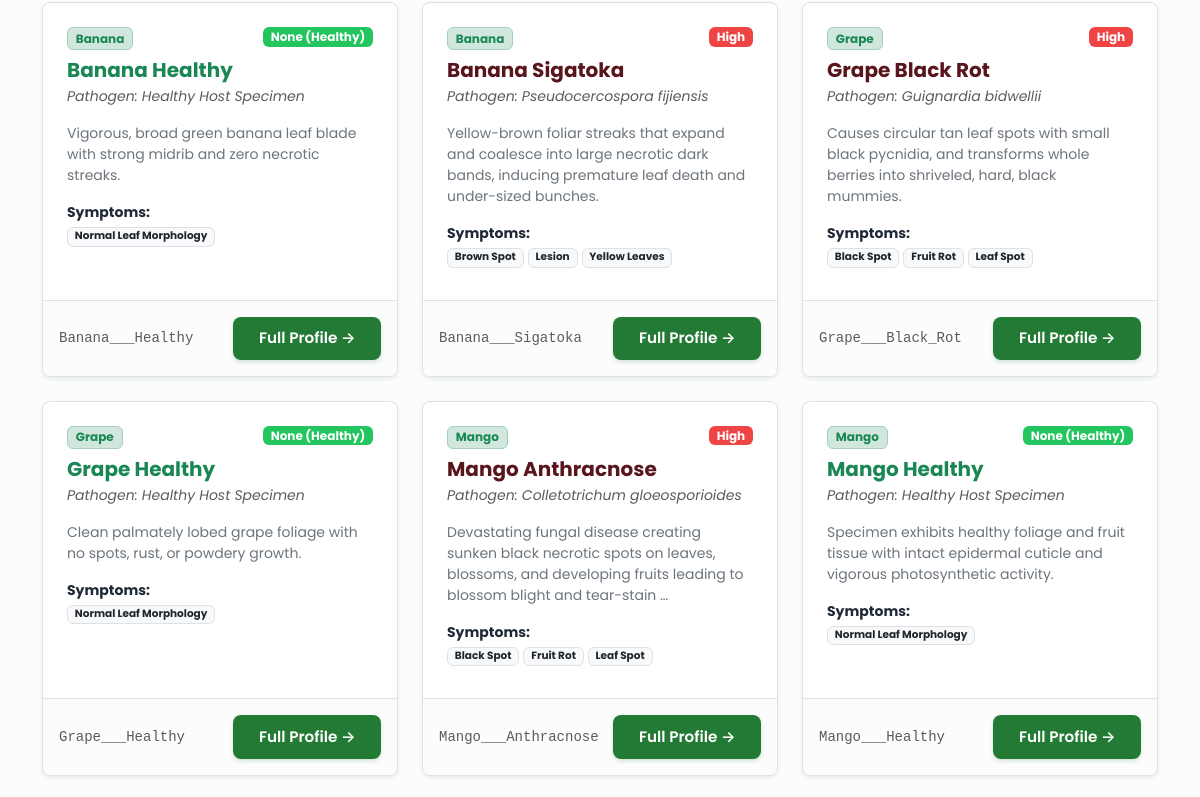
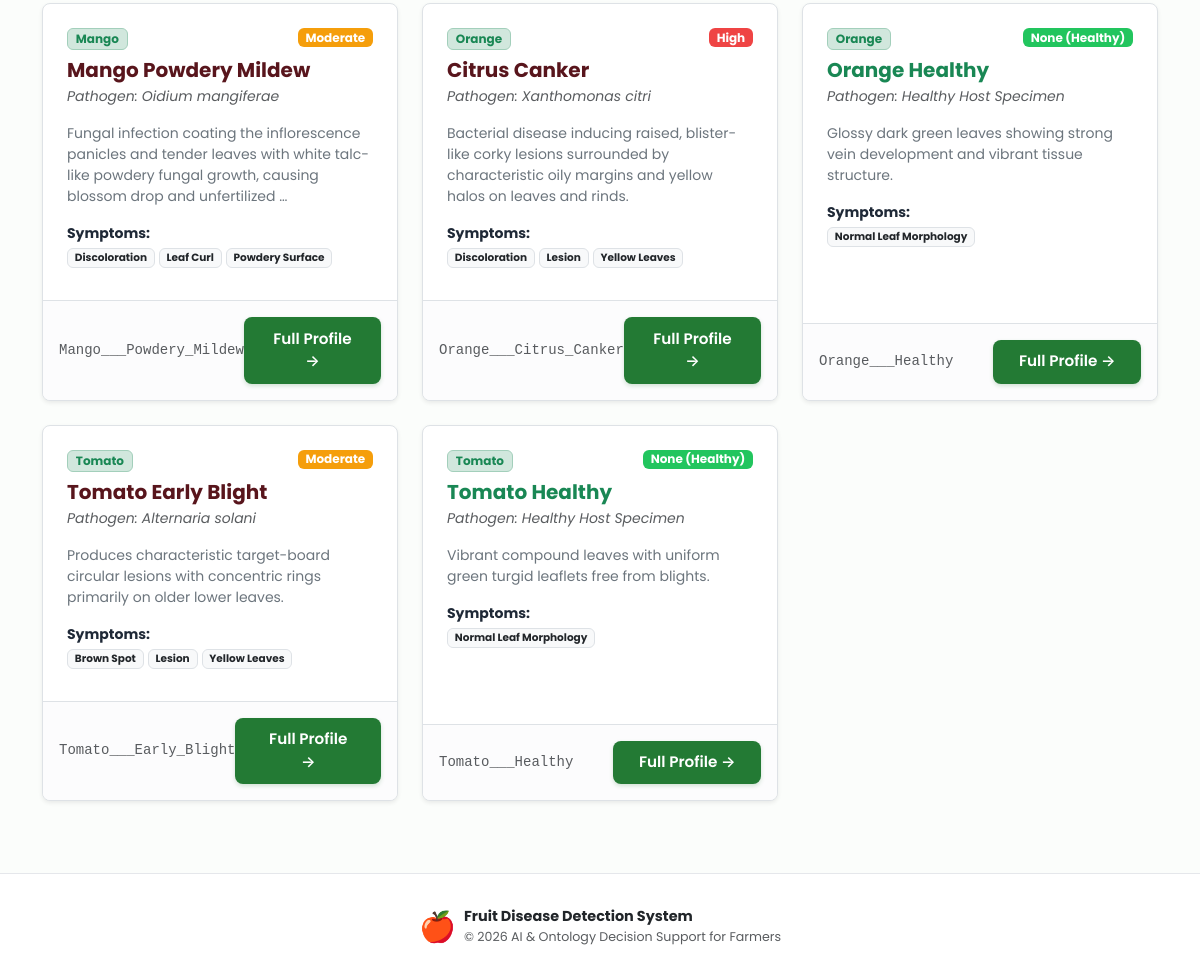
The page /diseases/ (lower part) on the database as committed earlier (2 pictures, top to bottom).
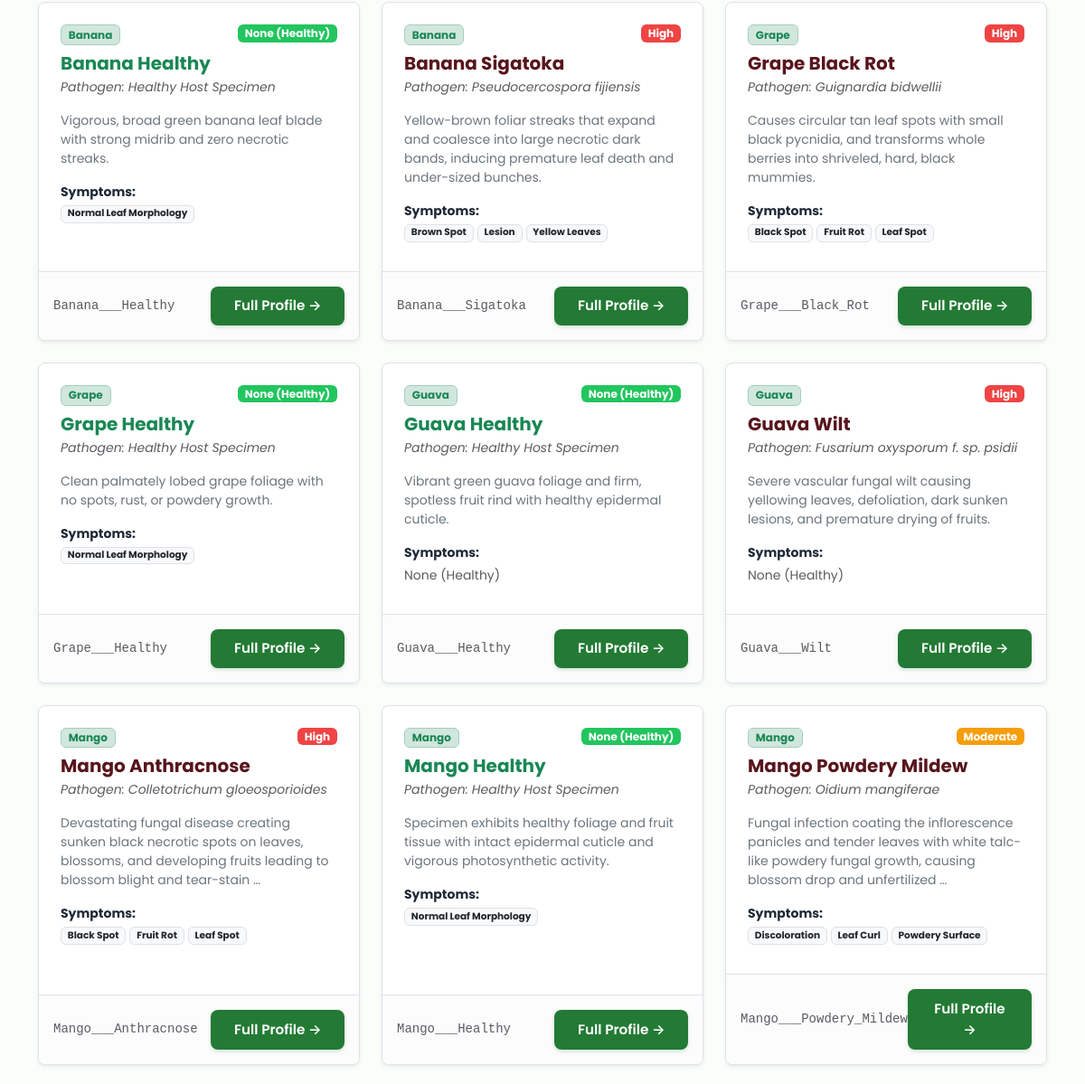
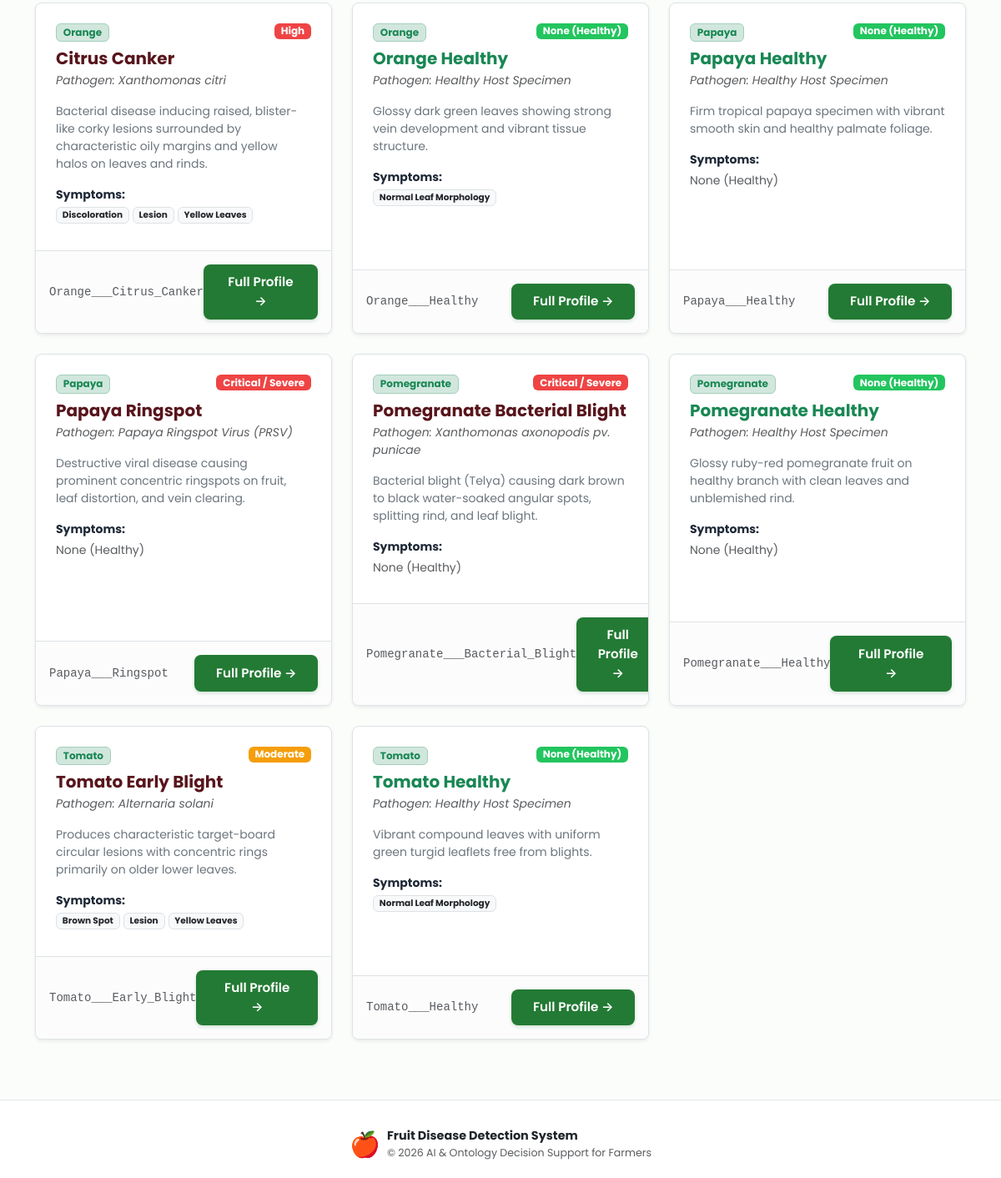
The same page on the database as committed later (2 pictures, top to bottom).
### diseases/models.py (models this page shows, shortened)
class Disease(models.Model):
    SEVERITY_LEVELS = [
        ('healthy', 'None (Healthy)'),
        ('low', 'Low'),
        ('moderate', 'Moderate'),
        ('high', 'High'),
        ('critical', 'Critical / Severe'),
    ]
    disease_name = models.CharField(max_length=150, unique=True)
    code_name = models.CharField(max_length=100, unique=True, help_text="Dataset class key, e.g., Mango___Anthracnose")
    affected_fruit = models.ForeignKey(Fruit, on_delete=models.CASCADE, related_name='diseases')
    is_healthy = models.BooleanField(default=False)
    pathogen = models.ForeignKey(Pathogen, on_delete=models.SET_NULL, null=True, blank=True, related_name='diseases')
    pathogen_name = models.CharField(max_length=150, blank=True, default='')
    severity = models.CharField(max_length=20, choices=SEVERITY_LEVELS, default='moderate')
    environmental_condition = models.CharField(max_length=200, blank=True, default='')
    description = models.TextField()
    image = models.ImageField(upload_to='diseases/', blank=True, null=True)
    symptoms = models.ManyToManyField(Symptom, blank=True, related_name='diseases')
    environmental_factors = models.ManyToManyField(EnvironmentalFactor, blank=True, related_name='diseases')
    treatments = models.ManyToManyField(Treatment, blank=True, related_name='diseases')
    preventions = models.ManyToManyField(Prevention, blank=True, related_name='diseases')
    created_at = models.DateTimeField(auto_now_add=True)
    updated_at = models.DateTimeField(auto_now=True)
    class Meta:
        ordering = ['affected_fruit__fruit_name', 'disease_name']

class Symptom(models.Model):
    name = models.CharField(max_length=100, unique=True)
    visual_characteristics = models.CharField(max_length=200, blank=True, default='')
    description = models.TextField(blank=True, default='')
    affected_part = models.CharField(max_length=100, default='Leaves and Fruits')
    class Meta:
        ordering = ['name']

### fruits/models.py (models this page shows, shortened)
class Fruit(models.Model):
    GROWTH_STAGES = [
        ('flowering', 'Flowering Stage'),
        ('fruit_set', 'Fruit Set Stage'),
        ('development', 'Fruit Development Stage'),
        ('maturation', 'Maturation / Ripening Stage'),
        ('harvest', 'Harvest / Post-Harvest Stage'),
    ]
    fruit_name = models.CharField(max_length=100, unique=True)
    scientific_name = models.CharField(max_length=150, blank=True, default='')
    variety = models.CharField(max_length=150, blank=True, default='Standard Commercial Varieties')
    varieties = models.ManyToManyField(Variety, blank=True, related_name='fruits')
    color = models.CharField(max_length=60, blank=True, default='Green / Yellow / Red')
    growth_stage = models.CharField(max_length=30, choices=GROWTH_STAGES, default='development')
    description = models.TextField(blank=True, default='')
    image = models.ImageField(upload_to='fruits/', blank=True, null=True)
    optimal_temperature = models.CharField(max_length=50, blank=True, default='20°C - 30°C')
    optimal_humidity = models.CharField(max_length=50, blank=True, default='60% - 80%')
    soil_type = models.CharField(max_length=100, blank=True, default='Well-drained loamy soil')
    created_at = models.DateTimeField(auto_now_add=True)
    updated_at = models.DateTimeField(auto_now=True)
    class Meta:
        ordering = ['fruit_name']

### diseases/views.py (the view)
# urls.py: path('', disease_list_view, name='disease_list'),
def disease_list_view(request):
    fruit_id = request.GET.get('fruit')
    severity = request.GET.get('severity')
    query = request.GET.get('q', '').strip()
    diseases = Disease.objects.all().select_related('affected_fruit')
    if fruit_id:
        diseases = diseases.filter(affected_fruit_id=fruit_id)
    if severity:
        diseases = diseases.filter(severity=severity)
    if query:
        diseases = diseases.filter(disease_name__icontains=query) | diseases.filter(description__icontains=query)
    fruits = Fruit.objects.all()
    return render(request, 'diseases.html', {
        'diseases': diseases,
        'fruits': fruits,
        'selected_fruit': int(fruit_id) if fruit_id and fruit_id.isdigit() else None,
        'selected_severity': severity,
        'query': query,
    })

### detection/context_processors.py (called while the page is built)
def system_status(request):
    predictor = get_predictor()
    model_exists = os.path.exists(settings.SAVED_MODEL_PATH)
    owl_exists = os.path.exists(settings.OWL_FILE_PATH)
    return {
        'SYSTEM_MOCK_MODE': predictor.is_mock,
        'MODEL_FILE_EXISTS': model_exists,
        'ONTOLOGY_FILE_EXISTS': owl_exists,
        'MODEL_PATH_REL': 'model/saved_models/fruit_disease_model.h5',
        'ONTOLOGY_PATH_REL': 'ontology/fruit_disease.owl',
    }

### model/prediction/predict.py (called while the page is built, shortened)
def get_predictor() -> FruitDiseasePredictor:
    global _global_predictor
    if _global_predictor is None:
        _global_predictor = FruitDiseasePredictor()
    elif _global_predictor.is_mock and _global_predictor.model is None:
        if os.path.exists(_global_predictor.model_path):
            logger.info(
                "Retrying CNN model load (previous attempt failed, model file now found)."
            )
            _global_predictor = FruitDiseasePredictor()
    return _global_predictor

### templates/diseases.html (shortened to what this page needs)
{% extends 'base.html' %}
{% block content %}
<div class="container py-4">
    <div class="row g-4">
        {% for disease in diseases %}
            <div class="col-md-6 col-lg-4">
                <div class="bg-white border rounded-3 h-100 shadow-sm d-flex flex-column overflow-hidden">
                    <div class="flex-grow-1 p-4">
                        <div class="d-flex justify-content-between align-items-start mb-2">
                            <span class="badge bg-success-subtle text-success border border-success-subtle">{{ disease.affected_fruit.fruit_name }}</span>
                            <span class="badge {% if disease.severity == 'high' or disease.severity == 'critical' %}badge-severity-high{% elif disease.severity == 'moderate' %}badge-severity-moderate{% elif disease.severity == 'healthy' %}badge-severity-healthy{% else %}badge-severity-low{% endif %}">
                                {{ disease.get_severity_display }}
                            </span>
                        </div>
                        <h5 class="fw-bold {% if disease.is_healthy %}text-success{% else %}text-danger-emphasis{% endif %} mb-1">
                            {{ disease.disease_name }}
                        </h5>
                        <p class="small text-muted mb-3 fst-italic">
                            Pathogen: {{ disease.pathogen_name|default:"Non-pathogenic / Healthy" }}
                        </p>
                        <p class="card-text small text-secondary mb-3">
                            {{ disease.description|truncatewords:20 }}
                        </p>
                        <div class="small mb-2">
                            <strong>Symptoms:</strong>
                            <div class="d-flex gap-1 flex-wrap mt-1">
                                {% for s in disease.symptoms.all|slice:":3" %}
                                    <span class="badge bg-light text-dark border">{{ s.name }}</span>
                                {% empty %}
                                    <span class="text-muted">None (Healthy)</span>
                                {% endfor %}
                            </div>
                        </div>
                    </div>
                    <div class="border-top p-3 bg-light-subtle d-flex justify-content-between align-items-center">
                        <span class="small text-muted font-monospace">{{ disease.code_name }}</span>
                        <a href="{% url 'diseases:disease_detail' disease.pk %}" class="btn btn-sm btn-theme-green">
                            Full Profile &rarr;
                        </a>
                    </div>
                </div>
            </div>
        {% empty %}
            <div class="col-12 text-center py-5 text-muted">
                <i class="fa-solid fa-virus-covid fa-3x mb-3 text-secondary opacity-50"></i>
                <p>No diseases found matching selected criteria.</p>
            </div>
        {% endfor %}
    </div>
</div>
{% endblock %}

Rows that differ between the two databases and show on the page:
added Disease: affected_fruit.fruit_name "Guava", severity "None (Healthy)", disease_name "Guava Healthy", pathogen_name "Healthy Host Specimen", description "Vibrant green guava foliage and firm, spotless fruit rind with healthy epidermal cuticle.", code_name "Guava___Healthy", is_healthy True (drawn)
added Disease: affected_fruit.fruit_name "Guava", severity "High", disease_name "Guava Wilt", pathogen_name "Fusarium oxysporum f. sp. psidii", description "Severe vascular fungal wilt causing yellowing leaves, defoliation, dark sunken lesions, and premature drying of fruits.", code_name "Guava___Wilt"
added Disease: affected_fruit.fruit_name "Papaya", severity "None (Healthy)", disease_name "Papaya Healthy", pathogen_name "Healthy Host Specimen", description "Firm tropical papaya specimen with vibrant smooth skin and healthy palmate foliage.", code_name "Papaya___Healthy", is_healthy True (drawn)
added Disease: affected_fruit.fruit_name "Papaya", severity "Critical / Severe", disease_name "Papaya Ringspot", pathogen_name "Papaya Ringspot Virus (PRSV)", description "Destructive viral disease causing prominent concentric ringspots on fruit, leaf distortion, and vein clearing.", code_name "Papaya___Ringspot"
added Disease: affected_fruit.fruit_name "Pomegranate", severity "Critical / Severe", disease_name "Pomegranate Bacterial Blight", pathogen_name "Xanthomonas axonopodis pv. punicae", description "Bacterial blight (Telya) causing dark brown to black water-soaked angular spots, splitting rind, and leaf blight.", code_name "Pomegranate___Bacterial_Blight"
added Disease: affected_fruit.fruit_name "Pomegranate", severity "None (Healthy)", disease_name "Pomegranate Healthy", pathogen_name "Healthy Host Specimen", description "Glossy ruby-red pomegranate fruit on healthy branch with clean leaves and unblemished rind.", code_name "Pomegranate___Healthy", is_healthy True (drawn)
